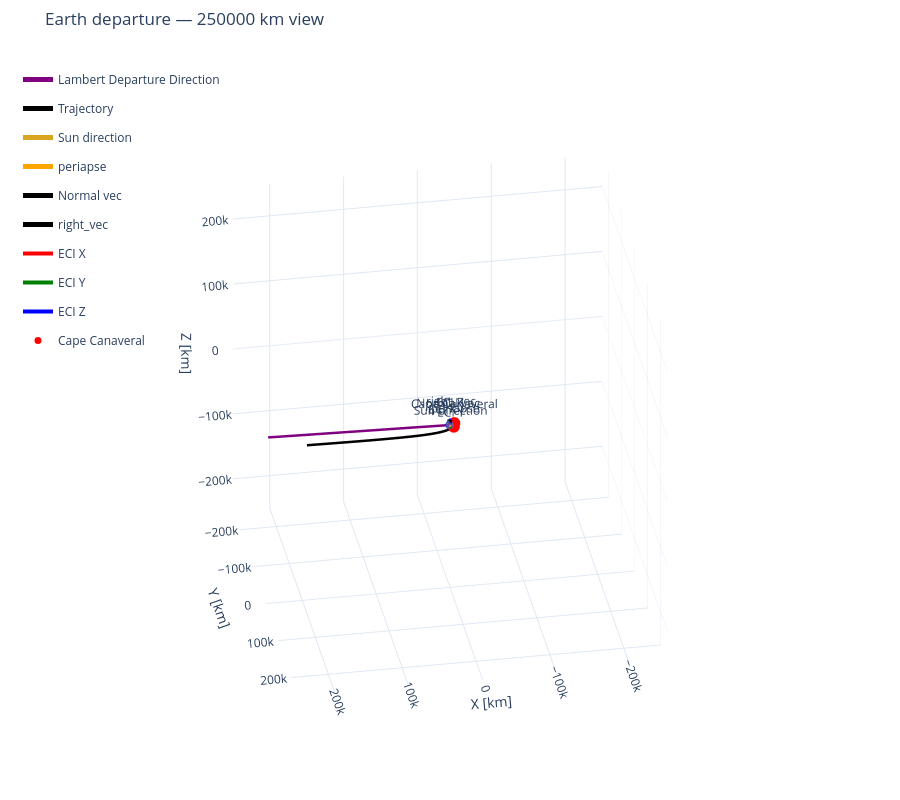

Here is the notebook cell this chart was saved with:
### Markdown cell above
## Visualization

### Code cell
# Translate by Earth's rv at each sample, then rotate HCI into ECI.
sun_direction_eci = ECI_from_HCI() @ (-mission["earth_rv_hci_km"][0, :3])

frames = [
    {"name": "ECI", "location": [0, 0, 0],
            "dcm_body_wrt_hci": np.eye(3), "length": 10000},
    # {"name": "ECEF", "location": [0, 0, 0],
    #         "dcm_body_wrt_hci": dcm_ecef_wrt_eci, "length": 10000},  # just for visualization
]

vectors = [
    {"direction": sun_direction_eci, "length": 20000,
             "name": "Sun direction", "color": "goldenrod", "label": True},
    {"direction": r_p_eci, "length": 10000,
                 "name": "periapse", "color": "orange", "label": True},

    {"direction": n_vec, "length": 10000,
                 "name": "Normal vec", "color": "black", "label": True},  # just for visualization
    {"direction": right_vec, "length": 10000,
                 "name": "right_vec", "color": "black", "label": True},  # just for visualization
]

view_range = 250000
fig_earth = plot_3d(
    [rv_sat_eci_km[:,0:3], r_traj_eci_m * M_TO_KM], [mission["time_s"], t_traj_s],
    labels=["Lambert Departure Direction","Trajectory"], trace_colors=["purple", "black"],
    bodies={"name": "Earth", "radius": R_EARTH*M_TO_KM, "color": "royalblue"},
    frames=frames,
    vectors=vectors,
    title=f"Earth departure — {view_range} km view", units="km",
    azim=80, elev=30, show_end=False, show=False,
)
fig_earth.update_scenes(
    xaxis_range=[-view_range, view_range], # km
    yaxis_range=[-view_range, view_range], # km
    zaxis_range=[-view_range, view_range], # km
)
r_cape_eci_km = (dcm_ecef_wrt_eci0.T @ r_cape_ecef_m) * M_TO_KM
fig_earth.add_scatter3d(
    x=[r_cape_eci_km[0], r_p_eci[0]*M_TO_KM],
    y=[r_cape_eci_km[1], r_p_eci[1]*M_TO_KM],
    z=[r_cape_eci_km[2], r_p_eci[2]*M_TO_KM],
    mode="markers+text", name="Cape Canaveral", text=["Cape Canaveral"],
    textposition="top center", marker={"size": 7, "color": "red"},
)
fig_earth.show()

### Figure 1 — Plotly figure (JSON) as saved in the notebook; plotly's stock layout.template omitted (floating-point values rounded to 4 significant figures; data arrays with more than 128 entries replaced by an {"elided": "..."} marker saying what was removed)
{"data": [{"colorscale": [[0, "royalblue"], [1, "royalblue"]], "hoverinfo": "skip", "name": "Earth", "opacity": 0.7, "showlegend": false, "showscale": false, "type": "surface", "x": {"elided": "60x30 float values"}, "y": {"elided": "60x30 float values"}, "z": {"elided": "60x30 float values"}}, {"legendgroup": "Lambert Departure Direction", "line": {"color": "purple", "width": 5}, "mode": "lines", "name": "Lambert Departure Direction", "type": "scatter3d", "x": {"elided": "1942 float values"}, "y": {"elided": "1942 float values"}, "z": {"elided": "1942 float values"}}, {"legendgroup": "Trajectory", "line": {"color": "black", "width": 5}, "mode": "lines", "name": "Trajectory", "type": "scatter3d", "x": {"elided": "10000 float values"}, "y": {"elided": "10000 float values"}, "z": {"elided": "10000 float values"}}, {"legendgroup": "vector-3", "line": {"color": "goldenrod", "width": 5}, "mode": "lines+text", "name": "Sun direction", "text": ["", "Sun direction"], "textposition": "top center", "type": "scatter3d", "x": [0, 2680.0], "y": [0, 18180.0], "z": [0, 7882.0]}, {"anchor": "tip", "colorscale": [[0, "goldenrod"], [1, "goldenrod"]], "hoverinfo": "skip", "legendgroup": "vector-3", "name": "Sun direction arrowhead", "showlegend": false, "showscale": false, "sizemode": "absolute", "sizeref": 1200, "type": "cone", "u": [0.134], "v": [0.9092], "w": [0.3941], "x": [2680.0], "y": [18180.0], "z": [7882.0]}, {"legendgroup": "vector-5", "line": {"color": "orange", "width": 5}, "mode": "lines+text", "name": "periapse", "text": ["", "periapse"], "textposition": "top center", "type": "scatter3d", "x": [0, -7914.0], "y": [0, -2483.0], "z": [0, -5586.0]}, {"anchor": "tip", "colorscale": [[0, "orange"], [1, "orange"]], "hoverinfo": "skip", "legendgroup": "vector-5", "name": "periapse arrowhead", "showlegend": false, "showscale": false, "sizemode": "absolute", "sizeref": 600, "type": "cone", "u": [-0.7914], "v": [-0.2483], "w": [-0.5586], "x": [-7914.0], "y": [-2483.0], "z": [-5586.0]}, {"legendgroup": "vector-7", "line": {"color": "black", "width": 5}, "mode": "lines+text", "name": "Normal vec", "text": ["", "Normal vec"], "textposition": "top center", "type": "scatter3d", "x": [0, 575.3], "y": [0, -9400.0], "z": [0, 3363.0]}, {"anchor": "tip", "colorscale": [[0, "black"], [1, "black"]], "hoverinfo": "skip", "legendgroup": "vector-7", "name": "Normal vec arrowhead", "showlegend": false, "showscale": false, "sizemode": "absolute", "sizeref": 600, "type": "cone", "u": [0.05753], "v": [-0.94], "w": [0.3363], "x": [575.3], "y": [-9400.0], "z": [3363.0]}, {"legendgroup": "vector-9", "line": {"color": "black", "width": 5}, "mode": "lines+text", "name": "right_vec", "text": ["", "right_vec"], "textposition": "top center", "type": "scatter3d", "x": [0, -975.8], "y": [0, 3299.0], "z": [0, 9389.0]}, {"anchor": "tip", "colorscale": [[0, "black"], [1, "black"]], "hoverinfo": "skip", "legendgroup": "vector-9", "name": "right_vec arrowhead", "showlegend": false, "showscale": false, "sizemode": "absolute", "sizeref": 600, "type": "cone", "u": [-0.09758], "v": [0.3299], "w": [0.9389], "x": [-975.8], "y": [3299.0], "z": [9389.0]}, {"legendgroup": "vector-11", "line": {"color": "red", "width": 4}, "mode": "lines+text", "name": "ECI X", "text": ["", "ECI X"], "textposition": "top center", "type": "scatter3d", "x": [0, 10000], "y": [0, 0], "z": [0, 0]}, {"anchor": "tip", "colorscale": [[0, "red"], [1, "red"]], "hoverinfo": "skip", "legendgroup": "vector-11", "name": "ECI X arrowhead", "showlegend": false, "showscale": false, "sizemode": "absolute", "sizeref": 600, "type": "cone", "u": [1], "v": [0], "w": [0], "x": [10000], "y": [0], "z": [0]}, {"legendgroup": "vector-13", "line": {"color": "green", "width": 4}, "mode": "lines+text", "name": "ECI Y", "text": ["", "ECI Y"], "textposition": "top center", "type": "scatter3d", "x": [0, 0], "y": [0, 10000], "z": [0, 0]}, {"anchor": "tip", "colorscale": [[0, "green"], [1, "green"]], "hoverinfo": "skip", "legendgroup": "vector-13", "name": "ECI Y arrowhead", "showlegend": false, "showscale": false, "sizemode": "absolute", "sizeref": 600, "type": "cone", "u": [0], "v": [1], "w": [0], "x": [0], "y": [10000], "z": [0]}, {"legendgroup": "vector-15", "line": {"color": "blue", "width": 4}, "mode": "lines+text", "name": "ECI Z", "text": ["", "ECI Z"], "textposition": "top center", "type": "scatter3d", "x": [0, 0], "y": [0, 0], "z": [0, 10000]}, {"anchor": "tip", "colorscale": [[0, "blue"], [1, "blue"]], "hoverinfo": "skip", "legendgroup": "vector-15", "name": "ECI Z arrowhead", "showlegend": false, "showscale": false, "sizemode": "absolute", "sizeref": 600, "type": "cone", "u": [0], "v": [0], "w": [1], "x": [0], "y": [0], "z": [10000]}, {"marker": {"color": "red", "size": 7}, "mode": "markers+text", "name": "Cape Canaveral", "text": ["Cape Canaveral"], "textposition": "top center", "type": "scatter3d", "x": [-5549.0, -5285.0], "y": [749.2, -1658.0], "z": [3043.0, -3731.0]}], "layout": {"height": 800, "legend": {"bgcolor": "rgba(0,0,0,0)", "borderwidth": 0, "x": 0.02, "y": 0.98}, "margin": {"b": 0, "l": 0, "r": 0, "t": 50}, "scene": {"aspectmode": "cube", "camera": {"eye": {"x": 0.4512, "y": 2.559, "z": 1.5}, "projection": {"type": "orthographic"}, "up": {"x": 0, "y": 0, "z": 1}}, "xaxis": {"range": [-250000, 250000], "title": {"text": "X [km]"}}, "yaxis": {"range": [-250000, 250000], "title": {"text": "Y [km]"}}, "zaxis": {"range": [-250000, 250000], "title": {"text": "Z [km]"}}}, "title": {"text": "Earth departure — 250000 km view"}}}
